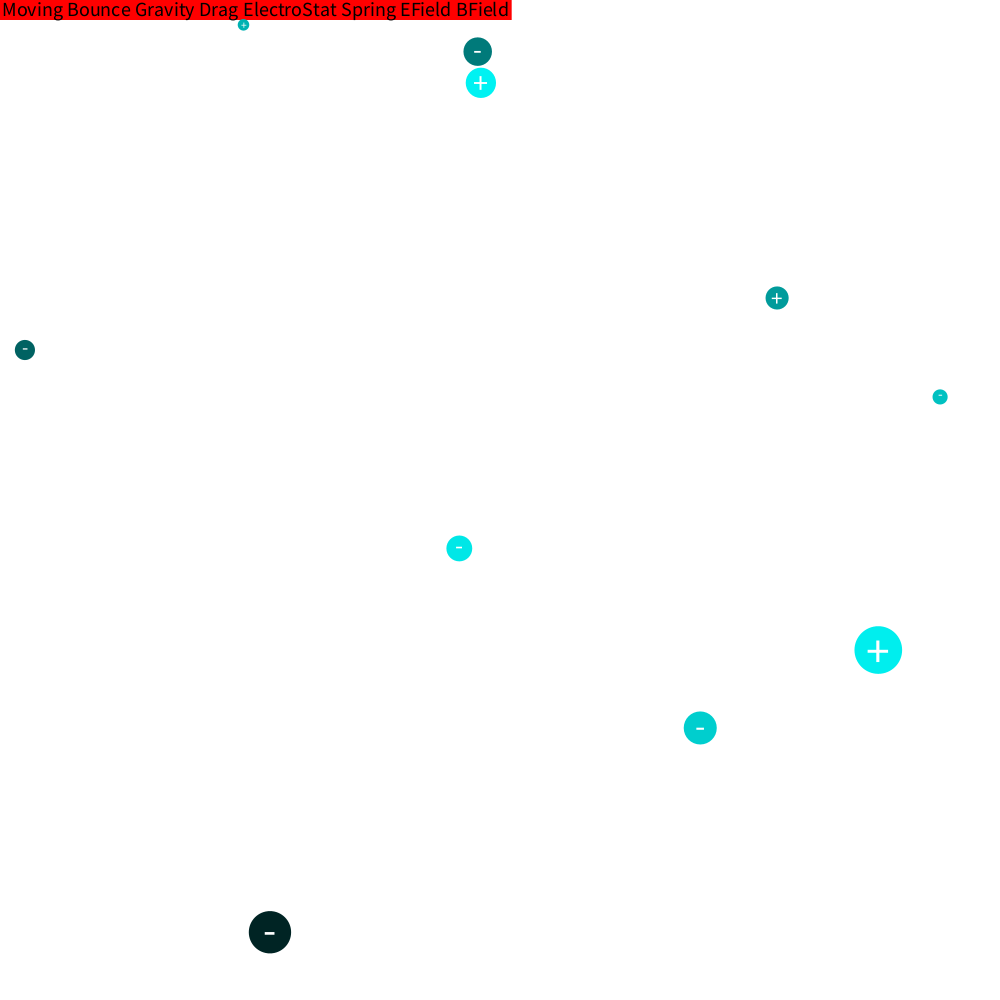
Frame 1 (no input)
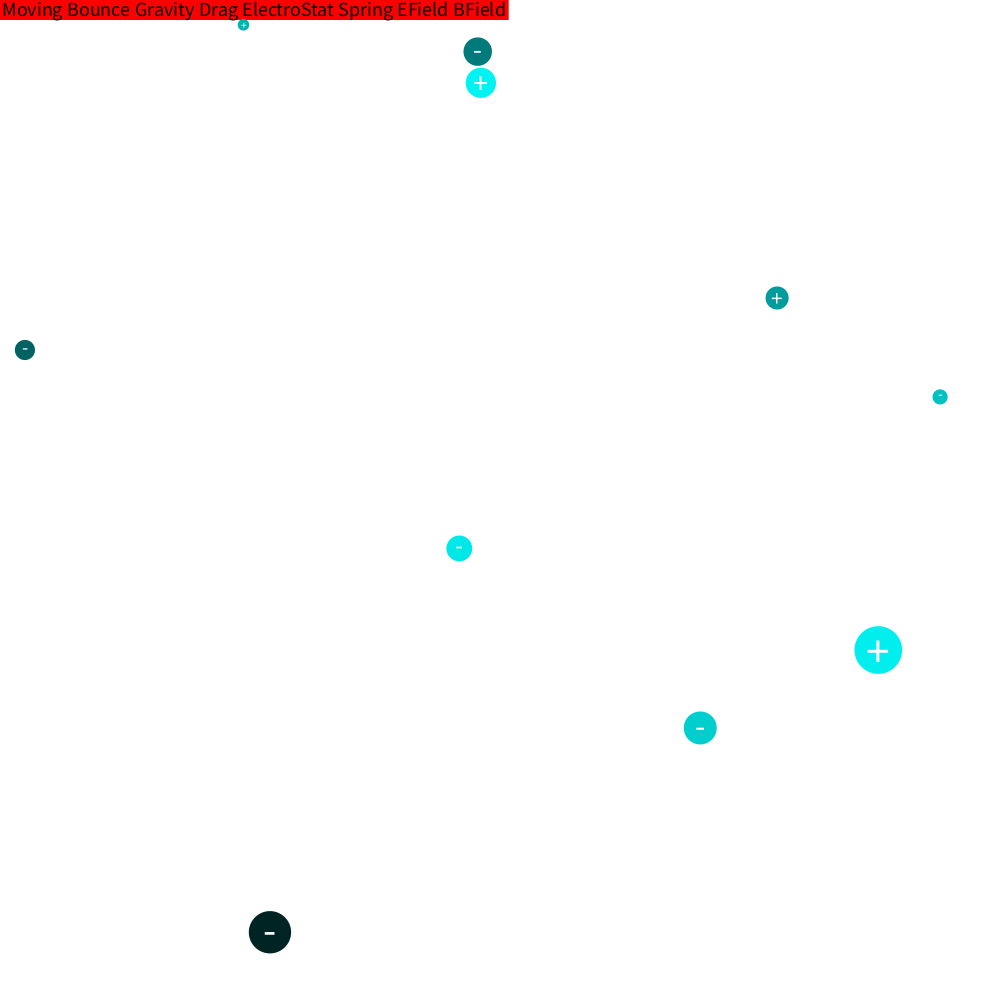
Frame 60 (the mouse pressed at the canvas centre just before this capture)
Frame 120 (the mouse held since frame 60 and released just before this capture): identical to frame 60, image omitted

The Processing sketch that drew these frames (run headless with seeded random() and noise(); from frame 60 on, the mouse is pressed at the canvas centre):

// Processing sketch: driverFile
// ── driverFile.pde
/** SIMULATION BOOLEANS **/
boolean ordered = false;
boolean layeredDrag = false;
boolean bFieldSimOn = false;

int NUM_ORBS = 10;
int MIN_SIZE = 10;
int MAX_SIZE = 60;
float MIN_MASS = 10;
float MAX_MASS = 100;
float G_CONSTANT = 0.1;
float K_CONSTANT = 5 * pow(10, 6);

float D_COEF = 0.1; // default drag coefficient, overriden in drag simulation

/** DRAG SIMULATION COEFFICIENT VALUES **/
float dragAir = 0.3;
float dragWater = 0.4;
float dragHoney = 0.6; // honey viscosity is simulated through a higher drag force

/** FLUID DENSITY VALUES **/
float airDensity = 0.001;
float waterDensity = 0.005;
float honeyDensity = 0.01;

/** SPRING VALUES **/
int SPRING_LENGTH = 120;
float  SPRING_K = 0.01;

float ELECTRIC_FIELD_MAGNITUDE = 1000; // units are N/C or V/m
float ELECTRIC_FIELD_ANGLE = -PI/2; // radians
//  REMINDER: If orbs don't move in the intended direction, Processing's y-coordinate system starts from 0 and increases as you move down
PVector ELECTRIC_FIELD = new PVector(ELECTRIC_FIELD_MAGNITUDE * cos(ELECTRIC_FIELD_ANGLE), ELECTRIC_FIELD_MAGNITUDE * sin(ELECTRIC_FIELD_ANGLE));


float MAGNETIC_FIELD = 20; // SI units are teslas (N/Am)

/** SIMULATION TRIGGERS **/
int MOVING = 0;
int BOUNCE = 1;
int GRAVITY = 2;
int DRAGF = 3;
int ELECTROSTAT = 4;
int SPRING = 5;
int EFIELD = 6;
int BFIELD = 7;
boolean[] toggles = new boolean[8];
String[] modes = {"Moving", "Bounce", "Gravity", "Drag", "ElectroStat", "Spring", "EField", "BField"};

FixedOrb earth;
Orb[] orbs;
int orbCount;

void setup()
{
  frameRate(120);
  size(1000, 1000);
  standardInit();
  
  println("Sup mfers! and mr mykolyk ig");
  println("Anyways, here's a list of controls. Any clarification you need will be found in the comments");
  println("If you need further clarification, read the damn code.");
  println("If something doesn't quite work right, adjust the global variables.");
  println("Forcec Controls:");
  println("[ ]: Start/stop");
  println("[g]: gravity on/off");
  println("[b]: bounce on/off");
  println("[d]: drag on/off");
  println("[e]: electrostatic force on/off");
  println("[s]: springs on/off");
  println("[f]: electric field on/off");
  println("[m]: magnetic field on/off");
  println("[ ] ]: Electric field angle rotation counterclockwise.");
  println("[ [ ]: Electric field angle rotation clockwise.");
  println("Simulation Controls:");
  println("[1]: Standard Initialization");
  println("[2]: Gravity Simulation: Three Body Chaos");
  println("[3]: Electrostatic Force Simulation: Coulomb's Law");
  println("[4]: Drag Force Simulation: Air, Water, and Honey (Sorta)");
  println("[5]: Spring Force Simulation: Harmonic Motion (and a little bit of pendulums too)");
  println("[6]: Electric Field Simulation: Quicker than Merge Sort?");
  println("[7]: Magnetic Field Simulation: Look at those patternsqw3uhbkwfiouhyaewoiuhvqefgiuvwrd");
}

/** SIMULATION INITIALIZATION **/
// Resets all currently active toggles and sets active the correct toggles that correspond to the current

// Normal simulation - not meant to demonstrate anything in particular
void standardInit()
{
  ordered = false;
  layeredDrag = false;

  for (int i = 0; i < toggles.length; i++)
  {
    toggles[i] = false;
  }

  NUM_ORBS = 10;
  makeOrbs(ordered);
  earth = new FixedOrb(width / 2, height * 1000, 5, 200000);
}


// Gravity simulation - designed to demonstrate the three-body problem in physics (calculating motion of three bodies that are pulling on each other at the same time)
void gravitySimInit()
{
  ordered = false;
  layeredDrag = false;

  for (int i = 0; i < toggles.length; i++)
  {
    toggles[i] = false;
  }
  toggles[GRAVITY] = true;
  toggles[BOUNCE] = true;

  NUM_ORBS = 3;
  makeOrbs(ordered);
  earth = null;
  for (int i = 0; i < orbs.length; i++)
  {
    orbs[i].charge = 0;
    orbs[i].c = 0;
  }
}


// Electrostatic simulation - designed to demonstrate Coulomb's law and the interaction between positive (+), negative (-), and neutral (.) charges
void electroStatSimInit()
{
  ordered = true;
  layeredDrag = false;

  for (int i = 0; i < toggles.length; i++)
  {
    toggles[i] = false;
  }
  toggles[ELECTROSTAT] = true;
  toggles[BOUNCE] = true;

  NUM_ORBS = 5;
  makeOrbs(ordered);
  earth = null;

  orbs[0].charge = (int)(random(3)) - 1;
  orbs[1].charge = (int)(random(3)) - 1;
  orbs[2].charge = (int)(random(3)) - 1;
  orbs[3].charge = (int)(random(3)) - 1;
  orbs[4].charge = (int)(random(3)) - 1;

  orbs[0].bsize = 25;
  orbs[1].bsize = 25;
  orbs[2].bsize = 25;
  orbs[3].bsize = 25;
  orbs[4].bsize = 25;
}


// Drag simulation - simulates drag force through air, water, and honey
void dragSimInit()
{
  ordered = false;
  layeredDrag = true;

  for (int i = 0; i < toggles.length; i++)
  {
    toggles[i] = false;
  }
  toggles[DRAGF] = true;
  toggles[BOUNCE] = true;

  NUM_ORBS = 3;
  makeOrbs(ordered);
  earth = null;

  for (int i = 0; i < orbs.length; i++)
  {
    orbs[i].charge = 0;
    orbs[i].c = 0;
  }

  orbs[0].bsize = 25;
  orbs[1].bsize = 25;
  orbs[2].bsize = 25;

  orbs[0].center = new PVector(orbs[0].bsize + 10, height / 6);
  orbs[1].center = new PVector(orbs[1].bsize + 10, height / 2);
  orbs[2].center = new PVector(orbs[2].bsize + 10, 5 * height / 6);

  orbs[0].velocity = new PVector(25, 0);
  orbs[1].velocity = new PVector(25, 0);
  orbs[2].velocity = new PVector(25, 0);

  orbs[0].mass = 50;
  orbs[1].mass = 50;
  orbs[2].mass = 50;
}


// Spring simulation - based off of spring lab
void springSimInit()
{
  ordered = false;
  layeredDrag = false;

  for (int i = 0; i < toggles.length; i++)
  {
    toggles[i] = false;
  }
  toggles[SPRING] = true;
  toggles[GRAVITY] = true;

  NUM_ORBS = 2;
  makeOrbs(ordered);
  earth = new FixedOrb(width / 2, height * 1000, 5, 200000);

  orbs = new Orb[NUM_ORBS];

  orbs[0] = new FixedOrb(width/2, height / 2, 0.00001, 0);
  orbs[1] = new Orb();

  while (orbs[1].center.x > width/4 && orbs[1].center.x < 3 * width/4)
  {
    orbs[1].center.x = random(0, width);
  }

  orbs[1].mass = 50;
  orbs[1].bsize = 25;
}


// Electric field simulation - illustrates a parallel plate capacitor's charges
void eFieldSimInit()
{
  ordered = true;
  layeredDrag = false;

  for (int i = 0; i < toggles.length; i++)
  {
    toggles[i] = false;
  }
  toggles[EFIELD] = true;
  toggles[BOUNCE] = true;

  NUM_ORBS = 20;
  makeOrbs(ordered);
  earth = null;

  orbs[0].charge = (int)(random(3)) - 1;
  orbs[1].charge = (int)(random(3)) - 1;
  orbs[2].charge = (int)(random(3)) - 1;
  orbs[3].charge = (int)(random(3)) - 1;
  orbs[4].charge = (int)(random(3)) - 1;

  orbs[0].bsize = 25;
  orbs[1].bsize = 25;
  orbs[2].bsize = 25;
  orbs[3].bsize = 25;
  orbs[4].bsize = 25;
}


// Magnetic field simulation
void bFieldSimInit()
{
  ordered = false;
  layeredDrag = false;

  for (int i = 0; i < toggles.length; i++)
  {
    toggles[i] = false;
  }
  toggles[BFIELD] = true;
  toggles[BOUNCE] = true;

  earth = null;
  NUM_ORBS = 3;
  makeOrbs(ordered);
  
  orbs[0].bsize = 25;
  orbs[1].bsize = 25;
  orbs[2].bsize = 25;
  
  orbs[0].center = new PVector(orbs[0].bsize/2, height/6);
  orbs[1].center = new PVector(orbs[1].bsize/2, height/2);
  orbs[2].center = new PVector(orbs[2].bsize/2, 5 * height/6);
  
  orbs[0].velocity = new PVector(10, 0);
  orbs[1].velocity = new PVector(10, 0);
  orbs[2].velocity = new PVector(10, 0);
  
  orbs[0].charge = -0.01;
  orbs[1].charge = 0;
  orbs[2].charge = 0.01;
  
  orbs[0].mass = 50;
  orbs[1].mass = 50;
  orbs[2].mass = 50;

}

void draw() // applies forces depending on currently active toggles and simulation
{
  background(255);
  displayMode();


  // Drag simulation boolean check
  if (layeredDrag)
  {
    fill(#04ADE2);
    rect(0, height/3, width, height/3);
    fill(#EBA937);
    rect(0, 2 * height/3, width, height/3);
  }

  // println(ELECTRIC_FIELD_ANGLE);

  // draw the orbs and springs
  for (int o=0; o < orbCount; o++) {
    orbs[o].display();
  }

  for (int o=0; o < orbCount - 1; o++) {
    if (toggles[SPRING])
    {
      drawSpring(orbs[o], orbs[o+1]);
    }
  }

  if (toggles[MOVING]) {
    if (toggles[SPRING])
    {
      applySprings();
    }

    for (int o=0; o < orbCount; o++) {
      if (toggles[GRAVITY])
      {
        if (earth != null)
        {
          orbs[o].applyForce(orbs[o].getGravity(earth, G_CONSTANT));
        }
        for (int i = 0; i < orbCount; i++)
        {
          if (i == o)
          {
            continue;
          }
          orbs[o].applyForce(orbs[o].getGravity(orbs[i], G_CONSTANT));
        }
      }

      if (toggles[DRAGF] && layeredDrag)
      {
        if (orbs[o].center.y < height/3)
        {
          orbs[o].applyForce(orbs[o].getDragForce(airDensity, dragAir));
        } else if (orbs[o].center.y >  height/3 && orbs[o].center.y < 2 * height/3)
        {
          orbs[o].applyForce(orbs[o].getDragForce(waterDensity, dragWater));
        } else
        {
          orbs[o].applyForce(orbs[o].getDragForce(honeyDensity, dragHoney));
        }
      } else if (toggles[DRAGF] && !layeredDrag)
      {
        orbs[o].applyForce(orbs[o].getDragForce(airDensity, dragAir));
      }

      if (toggles[ELECTROSTAT])
      {
        for (int i = 0; i < orbCount; i++)
        {
          if (i == o)
          {
            continue;
          }
          orbs[o].applyForce(orbs[o].getElectroStat(orbs[i], K_CONSTANT));
        }
      }
      if (toggles[EFIELD])
      {
        orbs[o].applyForce(orbs[o].getElectricFieldForce(ELECTRIC_FIELD));
      }
      if (toggles[BFIELD])
      {
        orbs[o].applyForce(orbs[o].getMagneticFieldForce(MAGNETIC_FIELD));
      }
    }//gravity, drag, estat, etc

    for (int o=0; o < orbCount; o++) {
      orbs[o].move(toggles[BOUNCE]);
    }
  }//moving
}//draw

void applySprings()
{
  if (orbCount < 2) return;

  for (int i = 0; i < orbCount; i++) {
    if (i == 0) {
      orbs[i].applyForce(orbs[i].getSpring(orbs[i + 1], SPRING_LENGTH, SPRING_K));
    } else if (i == orbCount - 1) {
      orbs[i].applyForce(orbs[i].getSpring(orbs[i - 1], SPRING_LENGTH, SPRING_K));
    } else {
      orbs[i].applyForce(orbs[i].getSpring(orbs[i + 1], SPRING_LENGTH, SPRING_K));
      orbs[i].applyForce(orbs[i].getSpring(orbs[i - 1], SPRING_LENGTH, SPRING_K));
    }
  }
}

void displayMode()
{
  textAlign(LEFT, TOP);
  textSize(20);
  noStroke();
  int spacing = 85;
  int x = 0;

  for (int m=0; m<toggles.length; m++) {
    //set box color
    if (toggles[m]) {
      fill(0, 255, 0);
    } else {
      fill(255, 0, 0);
    }

    float w = textWidth(modes[m]);
    rect(x, 0, w+5, 20);
    fill(0);
    text(modes[m], x+2, 2);
    x+= w+5;
  }
}//display

void makeOrbs(boolean ordered)
{
  orbCount = NUM_ORBS;
  orbs = new Orb[orbCount];
  if (!ordered)
  {
    for (int i = 0; i < orbs.length; i++)
    {
      orbs[i] = new Orb();
    }
  } else
  {
    for (int i = 0; i < orbs.length; i++)
    {
      orbs[i] = new Orb();
      if (i > 0)
      {
        orbs[i].center = new PVector(orbs[i-1].center.x + width/NUM_ORBS, height/2);
      } else
      {
        orbs[i].center = new PVector(orbs[i].bsize/2, height/2);
      }
    }
  }
}//makeOrbs

void addOrb()
{
  if (orbCount < orbs.length)
  {
    orbs[orbCount] = new Orb();
    orbCount++;
  } else
  {
    Orb[] tempOrbs = new Orb[orbs.length + 1];
    myArrayCopy(orbs, tempOrbs);
    orbs = tempOrbs;
    orbs[orbCount] = new Orb();
    orbCount++;
  }
}//addOrb

void myArrayCopy(Orb[] source, Orb[] target)
{
  for (int i = 0; i < source.length; i++)
  {
    target[i] = source[i];
  }
}

void drawSpring(Orb o0, Orb o1)
{
  if (o0.center.dist(o1.center) < SPRING_LENGTH)
  {
    stroke(0, 255, 0);
  } else if (o0.center.dist(o1.center) > SPRING_LENGTH)
  {
    stroke(255, 0, 0);
  } else
  {
    stroke(0);
  }
  line(o0.center.x, o0.center.y, o1.center.x, o1.center.y);
}//drawSpring

void keyPressed()
{
  if (key == ' ') {
    toggles[MOVING]  = !toggles[MOVING];
  }
  if (key == 'g') {
    toggles[GRAVITY] = !toggles[GRAVITY];
  }
  if (key == 'b') {
    toggles[BOUNCE]  = !toggles[BOUNCE];
  }
  if (key == 'd') {
    toggles[DRAGF]   = !toggles[DRAGF];
  }
  if (key == 'e') {
    toggles[ELECTROSTAT]   = !toggles[ELECTROSTAT];
  }
  if (key == 's') {
    toggles[SPRING]   = !toggles[SPRING];
  }
  if (key == 'f') {
    toggles[EFIELD]   = !toggles[EFIELD];
  }
  if (key == 'm') {
    toggles[BFIELD]   = !toggles[BFIELD];
  }
  if (key == ']')
  {
    ELECTRIC_FIELD_ANGLE -= 0.1;
    ELECTRIC_FIELD = new PVector(ELECTRIC_FIELD_MAGNITUDE * cos(ELECTRIC_FIELD_ANGLE), ELECTRIC_FIELD_MAGNITUDE * sin(ELECTRIC_FIELD_ANGLE));
  }
  if (key == '[')
  {
    ELECTRIC_FIELD_ANGLE += 0.1;
    ELECTRIC_FIELD = new PVector(ELECTRIC_FIELD_MAGNITUDE * cos(ELECTRIC_FIELD_ANGLE), ELECTRIC_FIELD_MAGNITUDE * sin(ELECTRIC_FIELD_ANGLE));
  }
  if (key == '1')
  {
    standardInit();
  }
  if (key == '2')
  {
    gravitySimInit();
  }
  if (key == '3')
  {
    electroStatSimInit();
  }
  if (key == '4')
  {
    dragSimInit();
  }
  if (key == '5')
  {
    springSimInit();
  }
  if (key == '6')
  {
    eFieldSimInit();
  }
  if (key == '7')
  {
    bFieldSimInit();
  }

  if (key == '-' && orbCount > 0) {
    orbs[orbCount - 1] = null;
    orbCount--;
  }//removal
  if (key == '=' || key == '+') {
    addOrb();
  }//addition
}//keyPressed

// ── FixedOrb.pde
class FixedOrb extends Orb
{

  /**
   This constructor constructs an object of class FixedOrb at a given position with a given size and mass.
   This is used if you want to be deliberate in the parameters of the object.
   */
  FixedOrb(float x, float y, float s, float m)
  {
    super(x, y, s, m, 0);
    c = color(255, 0, 0);
  }

  /**
   This constructor constructs an object of class FixedOrb at a random position with a random size and mass.
   This is used if you do not want to be deliberate in the parameters of the object.
   */
  FixedOrb()
  {
    super();
    c = color(255, 0, 0);
  }

  /**
   This method is to overwrite the superclass Orb's move method such that when move() is called on this object, nothing happens.
   */
  void move(boolean bounce)
  {
    //do nothing
  }
}//fixedOrb

// ── Orb.pde
class Orb
{
  // instance variables
  PVector center;
  PVector velocity;
  PVector acceleration;
  float bsize;
  float mass;
  float charge;
  color c;

  ArrayList<PVector> trace = new ArrayList(50);


  /**
   Constructs an object of class Orb at a random position with a random size and mass.
   Sets default parameters of the object.
   */
  Orb()
  {
    bsize = random(10, MAX_SIZE);
    float x = random(bsize/2, width-bsize/2);
    float y = random(bsize/2, height-bsize/2);
    charge = random(-0.1, 0.1);
    center = new PVector(x, y);
    mass = random(10, 100);
    // mass = 5 * bsize;
    velocity = new PVector();
    acceleration = new PVector();
    setColor();
  }


  /**
   Constructs an object of class Orb at a given position with a given size and mass.
   Used for setting explicit parameters of the object.
   */
  Orb(float x, float y, float s, float m, float q)
  {
    bsize = s;
    mass = m;
    charge = q;
    center = new PVector(x, y);
    velocity = new PVector();
    acceleration = new PVector();
    setColor();
  }


  void move(boolean bounce) // Changes the Orb's position and calculates bounces, applies acceleration and velocity, and resets acceleration after every frame to prevent infinite acceleration
  {
    drawTrace(20);
    if (bounce) {
      xBounce();
      yBounce();
    }

    velocity.add(acceleration);
    center.add(velocity);

    acceleration.mult(0);

    if (bounce)
    {
      center.x = constrain(center.x, bsize/2 - 5, width - bsize/2 + 5);
      center.y = constrain(center.y, bsize/2 - 5, height - bsize/2 + 5);
    }
  }//move

  void drawTrace(int traceLength) // Create a temporary trail that follows the Orb, begins deleting the first point upon reaching the max number of "traced" points
  {
    PVector newCircle = new PVector(center.x, center.y);
    trace.add(newCircle);
    fill(0);


    for (int i = 0; i < trace.size(); i++)
    {
      circle(trace.get(i).x, trace.get(i).y, 3);
    }
    if (trace.size() > traceLength)
    {
      for (int i = 0; i < trace.size() - 1; i++)
      {
        if (trace.get(i+1) != null)
        {
          trace.set(i, trace.get(i+1));
        } else
        {
          trace.set(i+1, null);
        }
      }
    }
  }


  void applyForce(PVector force) // Applies a given force to the Orb using F=ma formula and applies acceleration depending on the force and mass of the Orb.
  {
    PVector scaleForce = force.copy();
    scaleForce.div(mass);
    acceleration.add(scaleForce);
  }


  PVector getDragForce(float fluidDensity, float cd) // Calculates a theoretical drag force being applied on an object using a drag coefficient and velocity as parameters. Returns a PVector force
  {
    float area = PI * (bsize/2) * (bsize/2); // Cross-sectional area

    float dragMag = -0.5 * velocity.mag() * velocity.mag() * cd * fluidDensity * area;

    PVector dragForce = velocity.copy();
    if (dragForce.mag() != 0)
    {
      dragForce.normalize();
    }
    dragForce.mult(dragMag);

    if (dragForce.mag() > velocity.mag() * mass)
    {
      PVector v = velocity.copy();
      dragForce = v.mult(-mass);
    }
    return dragForce;
  }


  PVector getGravity(Orb other, float G) // Calculates the force of gravity between two Orbs using a gravitational coefficient as a parameter. Returns a PVector force
  {
    float strength = G * mass*other.mass;

    // Avoid division by 0
    float r = max(center.dist(other.center), MIN_SIZE);

    strength = strength/ pow(r, 2);
    PVector force = other.center.copy();
    force.sub(center);
    force.mult(strength);
    return force;
  }

  PVector getElectroStat(Orb other, float k) // Calculates the electrostatic force between two Orbs using the k constant as a parameter. Returns a PVector force
  {

    /*
     This subtraction appears reversed such that you can get the correct directions for the vectors.
     You can check it yourself: In this scenario, the force vector starts out pointing away from the other orb.
     This means that with two positive or two negative charges, the sign remains unchanged and you get repulsion (this lines up with reality)
     With a + and a -, the sign is flipped and you get attraction.
     */
    PVector force = center.copy();

    force.sub(other.center);

    float r = max(center.dist(other.center), MIN_SIZE);

    force.normalize();

    float strength = (k * charge * other.charge)/pow(r, 2);

    force.mult(strength);

    return force;
  }

  PVector getElectricFieldForce(PVector field) // Calculates the force applied on an Orb by an electric field using an electric field coefficient as a parameter. Returns a PVector force
  {
    PVector force = (field.copy()).mult(charge);

    return force;
  }

  PVector getMagneticFieldForce(float b) // Calculates the force applied on an Orb by a magnetic field using a magnetic field coefficient as a parameter. Returns a PVector force
  {
    PVector force = new PVector(-charge * velocity.y * b, charge * velocity.x * b);

    return force;
  }

  void collide()
  {
    // NOTE: Assumes elastic collisions. Inelastic collision calculations are WEIRD.

    // Finds the nearest Orb
    Orb nearestOrb = new Orb(Float.MAX_VALUE, Float.MAX_VALUE, 0, 0, 0);

    for (int i = 0; i < orbs.length; i++)
    {
      if (orbs[i] != null && center.dist(orbs[i].center) < center.dist(nearestOrb.center) && orbs[i] != this)
      {
        nearestOrb = orbs[i];
      }
    }


    // Checks for overlapping of two Orbs and corrects if needed
    if (collisionCheck(nearestOrb))
    {
      float overlap = bsize/2 + nearestOrb.bsize/2 - center.dist(nearestOrb.center);

      if (overlap > 0)
      {
        PVector direction = new PVector(-(nearestOrb.center.x - center.x), -(nearestOrb.center.y - center.y));
        direction.normalize();

        direction.mult(overlap/2);

        center.add(direction);

        nearestOrb.center.sub(direction);
      }
    }


    // Checks for collisions and applies the collision formula depending on the result
    float velAngle = atan2(velocity.y, velocity.x); // for some dumbass reason the y-cors and x-cors in atan2 are flipped.
    float velAngleOther = atan2(nearestOrb.velocity.y, nearestOrb.velocity.x);
    float contactAngle = atan2(nearestOrb.center.y - center.y, nearestOrb.center.x - center.x);

    float velocityX;
    float velocityY;

    float otherVelX;
    float otherVelY;

    if (collisionCheck(nearestOrb))
    {
      velocityX = (((velocity.mag() * cos(velAngle - contactAngle) * (mass - nearestOrb.mass)) + (2 * nearestOrb.mass * nearestOrb.velocity.mag() * cos(velAngleOther - contactAngle)))/(mass + nearestOrb.mass)) * cos(contactAngle) + velocity.mag() * sin(velAngle - contactAngle) * cos(contactAngle + PI/2);
      velocityY = (((velocity.mag() * cos(velAngle - contactAngle) * (mass - nearestOrb.mass)) + (2 * nearestOrb.mass * nearestOrb.velocity.mag() * cos(velAngleOther - contactAngle)))/(mass + nearestOrb.mass)) * sin(contactAngle) + velocity.mag() * sin(velAngle - contactAngle) * sin(contactAngle + PI/2);

      otherVelX = (((nearestOrb.velocity.mag() * cos(velAngleOther - (contactAngle + PI)) * (nearestOrb.mass - mass)) + (2 * mass * velocity.mag() * cos(velAngle - (contactAngle + PI))))/(mass + nearestOrb.mass)) * cos(contactAngle + PI) + nearestOrb.velocity.mag() * sin(velAngleOther - (contactAngle + PI)) * cos(contactAngle + (3 * PI/2));
      otherVelY = (((nearestOrb.velocity.mag() * cos(velAngleOther - (contactAngle + PI)) * (nearestOrb.mass - mass)) + (2 * mass * velocity.mag() * cos(velAngle - (contactAngle + PI))))/(mass + nearestOrb.mass)) * sin(contactAngle + PI) + nearestOrb.velocity.mag() * sin(velAngleOther - (contactAngle + PI)) * sin(contactAngle + (3 * PI/2));


      nearestOrb.velocity = new PVector(otherVelX, otherVelY);
      velocity = new PVector(velocityX, velocityY);
    }
  }

  /**
   getSpring()
   
   This should calculate the force felt on the calling object by
   a spring between the calling object and other.
   
   The resulting force should pull the calling object towards
   other if the spring is extended past springLength and should
   push the calling object away from o if the spring is compressed
   to be less than springLength.
   
   F = kx (ABhat)
   k: Spring constant
   x: displacement, the difference of the distance
   between A and B and the length of the spring.
   (ABhat): The normalized vector from A to B
   */
  PVector getSpring(Orb other, int springLength, float springK)
  {
    PVector direction = new PVector(other.center.x - center.x, other.center.y - center.y);

    direction.normalize();
    float displacement = center.dist(other.center) - springLength;

    float mag = springK * displacement;

    direction.mult(mag);

    return direction;
  }//getSpring


  boolean yBounce() // Checks if the Orb has touched or somehow gone past the top and bottom boundaries of the window. Returns a boolean
  {
    if (center.y > height - bsize/2) {
      velocity.y *= -1;
      center.y = height - bsize/2;

      return true;
    }//bottom bounce
    else if (center.y < bsize/2) {
      velocity.y*= -1;
      center.y = bsize/2;
      return true;
    }
    return false;
  }//yBounce


  boolean xBounce() // Checks if the Orb has touched or somehow gone past the left and right boundaries of the window. Returns a boolean
  {
    if (center.x > width - bsize/2) {
      center.x = width - bsize/2;
      velocity.x *= -1;
      return true;
    } else if (center.x < bsize/2) {
      center.x = bsize/2;
      velocity.x *= -1;
      return true;
    }
    return false;
  }//xbounce


  boolean collisionCheck(Orb other) // Checks if two Orbs overlap. Returns a boolean
  {
    return ( this.center.dist(other.center)
      <= (this.bsize/2 + other.bsize/2) );
  }//collisionCheck


  void setColor() // Changes the color of an Orb
  {
    color c0 = color(0, 255, 255);
    color c1 = color(0);
    c = lerpColor(c0, c1, (mass-MIN_SIZE)/(MAX_MASS-MIN_SIZE)); // Calculates a color between the two specified colors, whose "closeness" to each color is determined by the third parameter.
  }//setColor


  // visual behavior
  void display()
  {
    noStroke();
    fill(c);
    circle(center.x, center.y, bsize);
    fill(0);
    //text(mass, center.x, center.y);


    textAlign(CENTER, CENTER);
    textSize(bsize);
    fill(255);
    if (charge > 0)
    {
      text("+", center.x, center.y);
    } else if (charge < 0)
    {
      text("-", center.x, center.y - 3);
    }
  }//display
}//Ball
